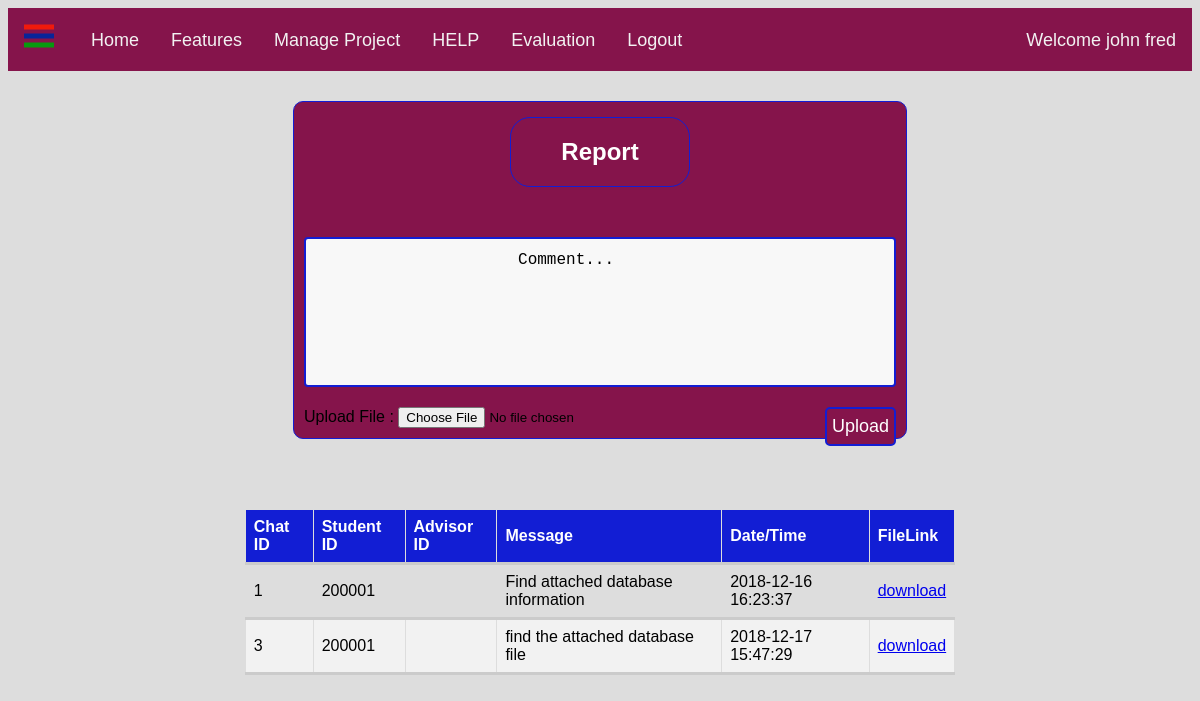
Screenshot of /database_chat.php (signed in) with the database file from the repository.
### tables this page shows
CREATE TABLE IF NOT EXISTS `database_chat` (
  `chat_id` int(100) NOT NULL AUTO_INCREMENT,
  `student_id` varchar(100) DEFAULT NULL,
  `advisor_id` varchar(100) DEFAULT NULL,
  `message` varchar(250) NOT NULL,
  `date_time` datetime NOT NULL,
  `uploaded_file` varchar(250) NOT NULL,
  PRIMARY KEY (`chat_id`),
  KEY `FK_student_id` (`student_id`),
  KEY `FK_advisor_id` (`advisor_id`)
);

### database_chat.php (the view, shortened to what this page needs)
<?php
if (!isset($_SESSION['id']))
{
    header("location: login.php");
} elseif ($_SESSION['user_type'] != "student")
{
    echo "<script>
alert('you are not a student');
window.location.href='login.php';
</script>";
} else
{
    $user_id = $_SESSION['id'];
}
require_once 'functions.php';
?>
<html>
<head>
  <link rel="stylesheet" href="style1.css">
</head>
<body>
  <nav class="nav_bar">
    <span class="open-slide">
      <a href="#" onclick="openSlideMenu()">
        <svg width="35" height="35">
            <path d="M0,5 30,5" stroke="#f01a0c" stroke-width="5"/>
            <path d="M0,14 30,14" stroke="#082599" stroke-width="5"/>
            <path d="M0,23 30,23" stroke="#08990f" stroke-width="5"/>
        </svg>
      </a>
    </span>
        <ul class="navbar1">
    <li><a href="index.php">Home</a></li>
    <li><a href="#">Features</a>
    <ul>
        <li><a href="manageProject.php">Manage Project</a></li>
    </ul></li>
    <li><a href="usermanual.php">HELP</a></li>
    <li><a href="#">Evaluation</a></li>
    <li><a href="logout.php">Logout</a></li>
    <?php if($_SESSION['name'] != null){
	$nm = $_SESSION['name'];
	echo"<li style = 'float:right'><a href='#'>Welcome $nm</a></li>";}?>
    </ul>
  </nav>
  <div id="main">
  <tr>
	<td class="contentArea">
    <form method="post" name="formUserReg" id="formUserReg" action="database_chat.php" enctype="multipart/form-data" >
					<div class="heading">
		            <h2 style="font-style: 'Hervetica'; ">Report</h2>
                    </div>
                    <textarea rows="5" cols="50" name="message" class="testarea" id="folder">
                    Comment...</textarea>
                    <tr class="entryTable">
					<td width="100" align="right">Upload File </td>
					<td width="10" align="center">:</td>
					<td><label>
					<input type="file" name="uploaded_file" id="uploaded_file" accept="pdf, doc, docx"">
					</label></td>
					</tr>
                    <button type="submit" name="send" id="send" class="add_btn">Upload</button>
	</td>
	</tr>
    <table>
	<thead>
		<tr>
			<th>Chat ID</th>
            <th>Student ID</th>
			<th>Advisor ID</th>
            <th>Message</th>
            <th>Date/Time</th>
            <th>FileLink</th>
		</tr>
	</thead>
	<tbody>
		<?php
		$message = mysqli_query($con, "SELECT * FROM database_chat where student_id=$user_id");
		 while ($row = mysqli_fetch_array($message)) { ?>
			<tr>
                <td class="chat_id"> <?php echo $row['chat_id']; ?> </td>
                <td class="student_id"> <?php echo $row['student_id']; ?> </td>
                <td class="advisor_id"> <?php echo $row['advisor_id']; ?> </td>
                <td class="message"> <?php echo $row['message']; ?> </td>
				<td class="date_time"> <?php echo $row['date_time']; ?> </td>
                <td><a href="download.php?name=<?php echo $row['uploaded_file'];?>"> download </a></td>
			</tr>
		<?php } ?>
	</tbody>
</table>
</body>
</html>

### style1.css (style rules this page uses)
body { font-family:"Arial", Serif; background-color:#DDDDDD; overflow-x: auto; }
.nav_bar { background-color:#85144b; overflow:hidden; height:63px; }
.nav_bar a { float: left; display:block; color:#f2f2f2; text-align:center; padding:14px 16px; text-decoration:none; font-size:18px; }
.nav_bar ul { margin:8px 0 0 0; list-style:none; }

### database_chat.php (style rules this page uses)
.heading { width: 30%; margin: 30px auto; margin-top:5px; text-align: center; color: #FFFFFF; background: #85144b; border: 1px solid #121ED4; border-radius: 20px; }
form { width: 50%; margin: 30px auto; border-radius: 10px; padding: 10px; background: #85144b; border: 1px solid #121ED4; }
.add_btn { height: 39px; background: #85144b; color: #FFFFFF; border: 2px solid #121ED4; border-radius: 5px; padding: 5px; font-size:18px; }
table { width: 60%; margin: 70px auto; border-collapse: collapse; font-family: "Trebuchet MS", Arial, Helvetica, sans-serif; border-collapse: collapse; }
tr { border-bottom: 3px solid #cbcbcb; }
th { font-size: 16px; padding-top: 12px; padding-bottom: 12px; text-align: left; background-color: #121ED4; color: white; }
th, td { height: 30px; border: 1px solid #ddd; padding: 8px; }
tr:nth-child(even) { background-color: #f2f2f2; }
textarea { width: 100%; height: 150px; padding: 12px 20px; box-sizing: border-box; border: 2px solid #121ED4; border-radius: 4px; background-color: #f8f8f8; font-size: 16px; resize: none; margin:20px auto; }

### rows the page displays
database_chat: chat_id "1", student "200001", message "Find attached database information", date_time "2018-12-16 16:23:37"
database_chat: chat_id "3", student "200001", message "find the attached database file", date_time "2018-12-17 15:47:29"

### other values shown
$nm "john fred"
